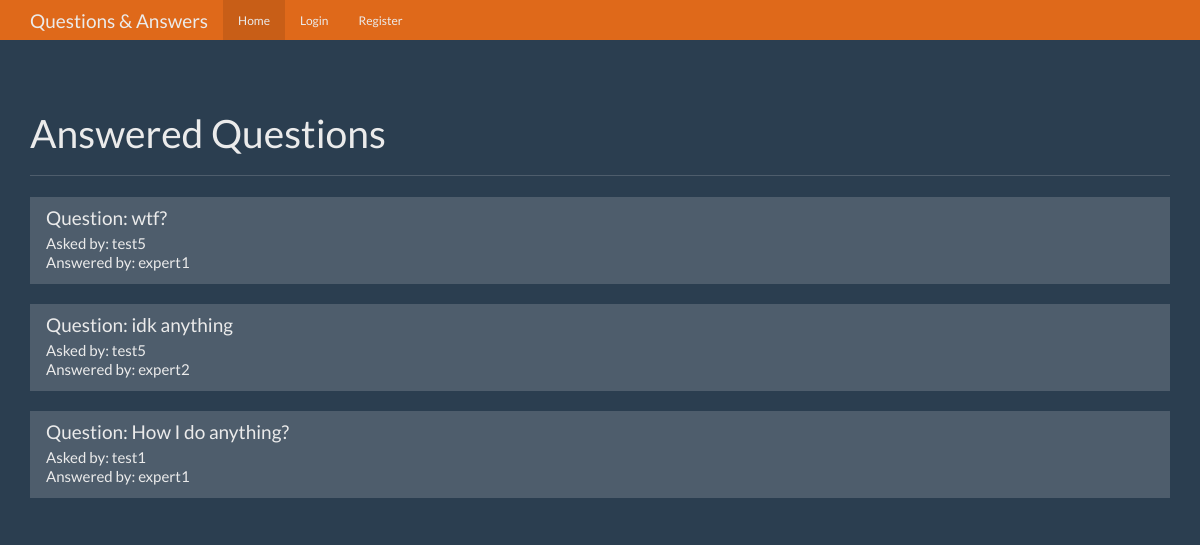
The page / on the database its author committed.
### app/models.py (models this page shows, shortened)
class Questions(db.Model):
    id = db.Column(db.Integer, primary_key=True, autoincrement=True)
    question = db.Column(db.String(500))
    answer = db.Column(db.String(1000))
    question_by_id = db.Column(db.Integer)
    answer_by_id = db.Column(db.Integer)

class Users(db.Model):
    id = db.Column(db.Integer, primary_key=True, autoincrement=True)
    name = db.Column(db.String(200), nullable=True)
    username = db.Column(db.String(200), unique=True)
    password = db.Column(db.String(200), nullable=True)
    expert = db.Column(db.Boolean, default=False)
    admin = db.Column(db.Boolean, default=False)

### app/views.py (the view)
@app.route('/')
def home():
    user = get_current_user()
    askers = orm.aliased(Users)
    experts = orm.aliased(Users)
    questions = db.session.query(Questions, askers, experts).join(askers, Questions.question_by_id==askers.id).join(experts, Questions.answer_by_id==experts.id).filter(Questions.answer.isnot(None)).all()
    data = {
        'user': user,
        'questions': questions
        }
    return render_template('home.html', data=data)

### app/views.py (called while the page is built)
def get_current_user():
    user = None
    if 'user' in session:
        user = session['user']
        user = Users.query.filter(Users.username==user).first()
        return user

### app/templates/home.html (shortened to what this page needs)
{% extends 'base.html' %}
{% block show_links %}{{ show_links(data.user, class1="active") }}{% endblock %}
{% block header %}Answered Questions{% endblock %}
{% block main %}
  {% for question in data.questions %}
    <div class="list-group md-4">
      <a href="{{ url_for('question', question_id=question[0].id) }}" class="list-group-item">
        <h4 class="list-group-item-heading">Question: {{ question[0].question }}</h4>
        <p class="list-group-item-text">Asked by: {{ question[1].name }}</p>
        <p class="list-group-item-text">Answered by: {{ question[2].name }}</p>
      </a>
    </div>
  {% endfor %}
{% endblock %}

### app/static/css/theme.css (style rules this page uses)
body { padding-top: 70px; padding-bottom: 30px; }

### rows shown on the page
Questions: question "wtf?", name "test5", name "expert1"
Questions: question "idk anything", name "test5", name "expert2"
Questions: question "How I do anything?", name "test1", name "expert1"
